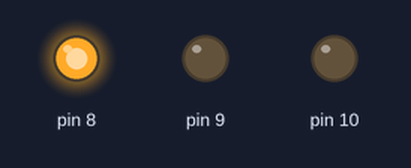
The sketch below on a simulated Arduino Uno, built with avr-gcc and run on an emulated ATmega328P. On the bench: output pins drawn as LEDs (lit = HIGH).

Above: at 3.0 s.
At 13.5 s:
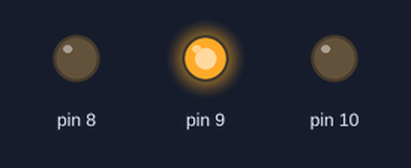
At 22.0 s:
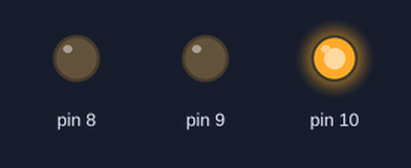
Timing chart, 0 to 29.9 s (numbered marks = the images above):
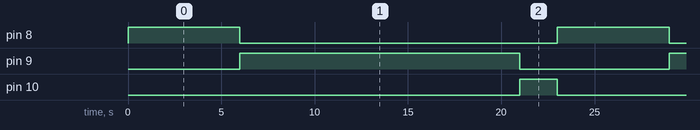

The sketch:

trafficlight.ino
```cpp
void setup() {
  // put your setup code here, to run once:
  pinMode(8, OUTPUT);
  pinMode(9, OUTPUT);
  pinMode(10, OUTPUT);
}

void loop() {
  digitalWrite(8, HIGH);
  delay(6000);
  digitalWrite(8, LOW);
  digitalWrite(9, HIGH);
  delay(15000);
  digitalWrite(9, LOW);
  digitalWrite(10, HIGH);
  delay(2000);
  digitalWrite(10, LOW);
  // put your main code here, to run repeatedly:
}
```

test.ino
```cpp

```

Measured:
- by itself, pin 8: alternates HIGH for 6.0 s and LOW for 17.0 s
- by itself, pin 9: alternates HIGH for 15.0 s and LOW for 8.0 s
- by itself, pin 10: alternates HIGH for 2.0 s and LOW for 21.0 s
